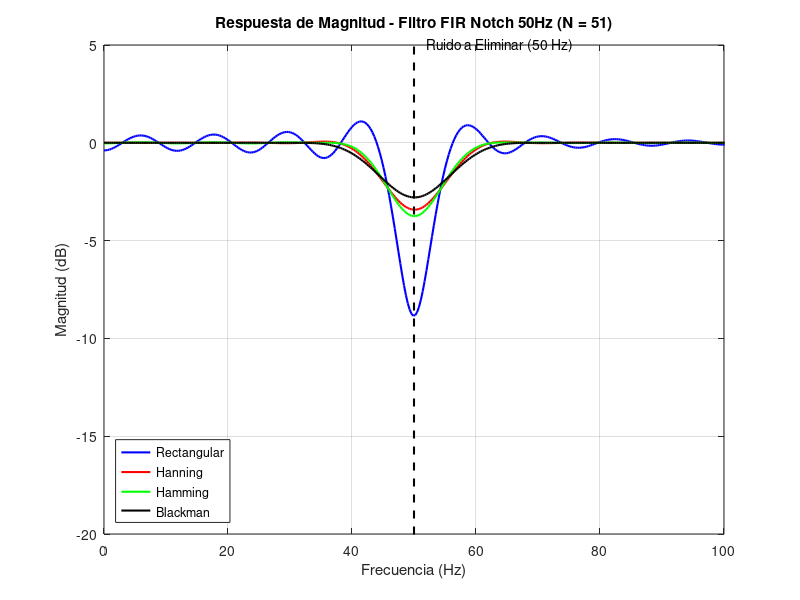

This figure's MATLAB source:
clc; clear all; close all;

% PARAMETROS
fm = 300; % Frecuencia de muestreo (Hz)

f_ruido = 50; % Frecuencia del ruido de red electrica a eliminar
N = 51; % Cantidad de muestras del filtro (Debe ser impar para fase lineal tipo I)

% Calculo de frecuencias digitales (normalizadas en radianes/muestra)
% Definimos un pequeño "ancho de banda" alrededor de 50Hz para asegurar el corte
ancho = 2; % No deja pasar nada entre 48 y 52
wc1 = 2*pi * (f_ruido - ancho) / fm;
wc2 = 2*pi * (f_ruido + ancho) / fm;

% RESPUESTA AL IMPULSO "IDEAL" (h_ideal)
% Un filtro rechaza-banda ideal es: (Impulso) - (Filtro Pasa-Banda)
% Y el Pasa-Banda ideal es la resta de dos Pasa-Bajos (Sinc)
alpha = (N - 1) / 2; % Eje de simetria (retraso para hacer el filtro causal)
n = 0:N-1; % Vector de muestras
h_ideal = zeros(1, N);

for i = 1:N
    m = n(i) - alpha;
    if m == 0
        % Caso especial en n = alpha (limite de la funcion sinc)
        h_ideal(i) = 1 - (wc2 - wc1)/pi;
    else
        % Impulso desplazado - Resta de funciones Sinc
        h_ideal(i) = - (sin(wc2*m) - sin(wc1*m)) / (pi*m);
    end
end

% GENERACION DE LAS VENTANAS (Truncado)
v_rect = ones(1, N);
v_hann = 0.5 - 0.5 * cos(2*pi*n / (N-1));
v_hamm = 0.54 - 0.46 * cos(2*pi*n / (N-1));
v_blck = 0.42 - 0.5 * cos(2*pi*n / (N-1)) + 0.08 * cos(4*pi*n / (N-1));

% FILTRADO (Multiplicacion en el tiempo: Ideal * Ventana)
h_rect = h_ideal .* v_rect;
h_hann = h_ideal .* v_hann;
h_hamm = h_ideal .* v_hamm;
h_blck = h_ideal .* v_blck;

% COMPARATIVA EN EL DOMINIO DE LA FRECUENCIA
N_fft = 1000;
f_eje = linspace(0, fm/2, N_fft/2);

H_rect = fft(h_rect, N_fft); H_rect = abs(H_rect(1:N_fft/2));
H_hann = fft(h_hann, N_fft); H_hann = abs(H_hann(1:N_fft/2));
H_hamm = fft(h_hamm, N_fft); H_hamm = abs(H_hamm(1:N_fft/2));
H_blck = fft(h_blck, N_fft); H_blck = abs(H_blck(1:N_fft/2));

% -------------------------------------------------------------------------
% GRAFICOS
figure('Name', 'Comparativa de Ventanas (N = 51)', 'Position', [100 100 900 600]);

% Ploteo de las 4 ventanas
plot(f_eje, 20*log10(H_rect), 'b', 'LineWidth', 1.5); hold on;
plot(f_eje, 20*log10(H_hann), 'r', 'LineWidth', 1.5);
plot(f_eje, 20*log10(H_hamm), 'g', 'LineWidth', 1.5);
plot(f_eje, 20*log10(H_blck), 'k', 'LineWidth', 1.5);

plot([50 50], [-80 10], 'k--', 'LineWidth', 1.5);
text(52, 5, 'Ruido a Eliminar (50 Hz)', 'Color', 'k', 'FontSize', 10);

title(['Respuesta de Magnitud - Filtro FIR Notch 50Hz (N = ', num2str(N), ')']);
xlabel('Frecuencia (Hz)'); ylabel('Magnitud (dB)');
xlim([0 100]); ylim([-20 5]);

legend('Rectangular', 'Hanning', 'Hamming', 'Blackman', 'Location', 'southwest');
grid on;
